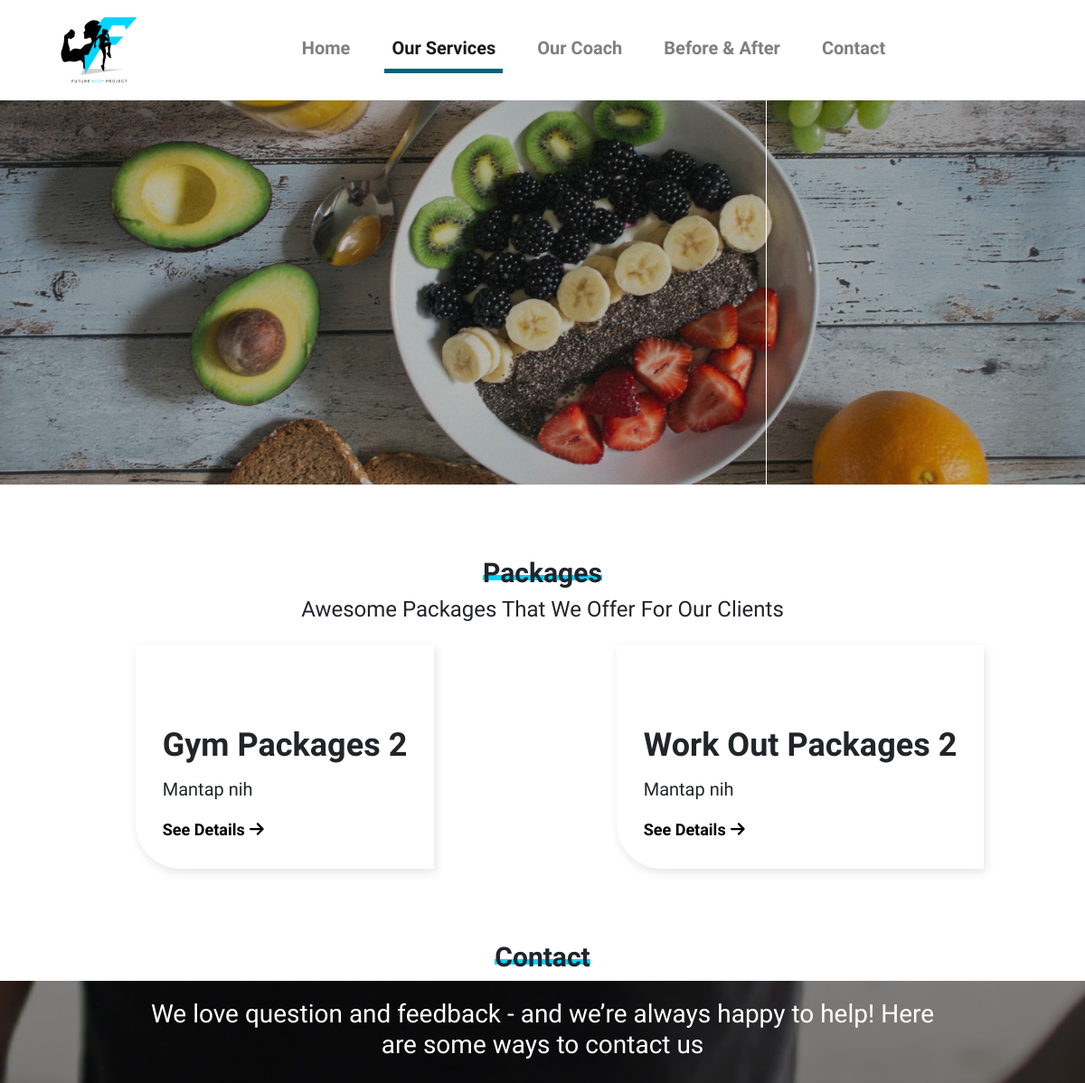
Before: /home/services (upper part) with the older database file.
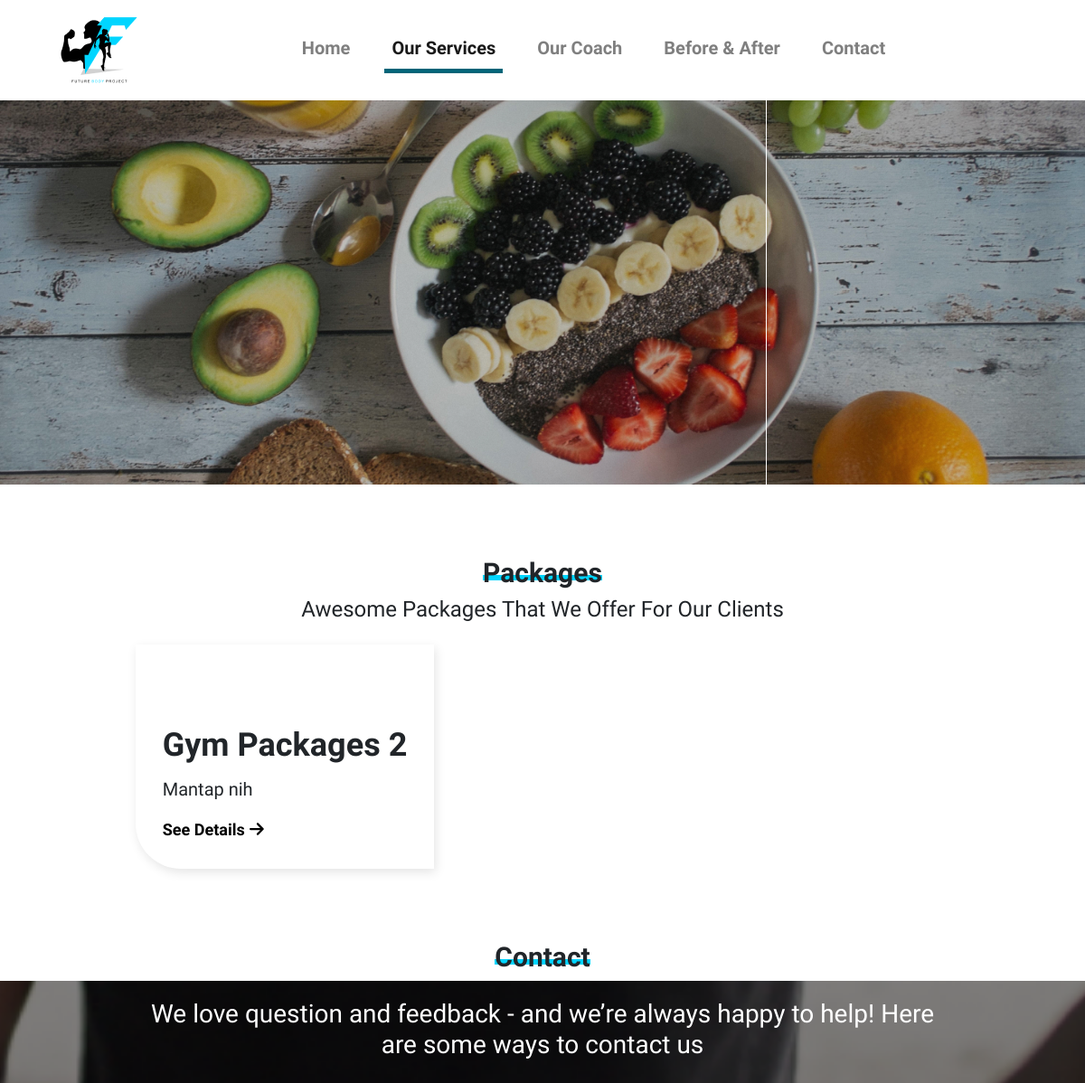
After: the same page with the newer database file.
### tables this page shows
CREATE TABLE `packages` (
  `id` int(11) NOT NULL,
  `title_packages` text NOT NULL,
  `slug` varchar(100) NOT NULL,
  `descriptions` text NOT NULL,
  `photos` varchar(255) NOT NULL,
  `created_at` timestamp NOT NULL DEFAULT CURRENT_TIMESTAMP
);

### app/core/Controller.php (called while the page is built, shortened)
<?php
class Controller
{
    public function view($view, $data = [])
    {
        require_once 'app/views/'. $view . '.php';
    }
    public function model($model)
    {
        return new $model;
    }
}

### app/controllers/home.php (called while the page is built, shortened)
<?php
class Home extends Controller
{
    public function services()
    {
        $data['title'] = 'Future Body Project - Services';
        $data['set_active'] = 'our-services';
        $data['packages'] = $this->model("Packages_model")->getAllPackages();
        $this->view('home/packages', $data);
    }
}

### app/core/App.php (called while the page is built, shortened)
<?php
class App
{
    protected $method = 'index';
    protected $params = [];
    public function __construct()
    {
        $url = $this->parseURL();
        if (file_exists('app/controllers/'. $url[0] .'.php')) {
            unset($url[0]);
        }
        $this->controller = new $this->controller;
        if (isset($url[1])) {
            if(method_exists($this->controller, $url[1])) {
                $this->method = $url[1];
            }
        }
        call_user_func_array([$this->controller, $this->method], $this->params);
    }
    public function parseURL()
    {
        if (isset($_GET['url'])) {
            $url = rtrim($_GET['url'], '/');
            $url = filter_var($url, FILTER_SANITIZE_URL);
            $url = explode('/', $url);
            return $url;
        }
    }
}

### index.php (called while the page is built, shortened)
<?php
$app = new App;

### app/core/Database.php (called while the page is built, shortened)
<?php
class Database
{
    private $host = DB_HOST;
    private $user = DB_USER;
    private $pass = DB_PASS;
    private $name = DB_NAME;
    private $dbh;
    private $stmt;
    public function __construct()
    {
        $dsn = 'mysql:host=' . $this->host . ';dbname=' . $this->name;
        $option = [
            PDO::ATTR_PERSISTENT => true,
            PDO::ATTR_ERRMODE => PDO::ERRMODE_EXCEPTION
        ];
        try {
            $this->dbh = new PDO($dsn, $this->user, $this->pass, $option);
        } catch (PDOException $e) {
            die($e->getMessage());
        }
    }
    public function query($query)
    {
        $this->stmt = $this->dbh->prepare($query);
    }
    public function execute()
    {
        $this->stmt->execute();
    }
    public function resultAll()
    {
        $this->execute();
        return $this->stmt->fetchAll(PDO::FETCH_ASSOC);
    }
}

### app/models/Packages_model.php (called while the page is built, shortened)
<?php
class Packages_model {
    private $db;
    public function __construct()
    {
        $this->db = new Database;
    }
    public function getAllPackages()
    {
        $this->db->query('SELECT * FROM packages');
        return $this->db->resultAll();
    }
}

### app/views/home/packages.php (the view, shortened to what this page needs)
<div id="carouselExampleSlidesOnly" class="carousel slide" data-ride="carousel">
    <div class="carousel-inner">
        <div class="carousel-item active" data-interval="4000">
            <img src="<?= baseurl ?>/assets/images/banner-services-1.jpg" class="d-block w-100" alt="..." />
        </div>
    </div>
</div>
<div class="container" style="margin-top: 5em">
    <div class="row">
        <div class="col-lg-12 col-md-12 text-center">
            <h2 class="text-title">
                <span class="underline-title-text">Packages</span>
            </h2>
            <h2 class="subtitle-text">
                Awesome Packages That We Offer For Our Clients
            </h2>
        </div>
    </div>
</div>
<div class="container">
    <div class="row">
        <?php foreach($data['packages'] as $packages) : ?>
        <div class="col-lg-6 col-md-6 col-sm-6 align-items-center justify-content-center d-flex" data-aos="fade-up"
            data-aos-anchor-placement="top-bottom" data-aos-duration="1000">
            <div class="card-pages-services card mt-3" style="max-width: 80%">
                <div class="row no-gutters">
                    <div class="col-lg-12 col-md-12 col-sm-12">
                    </div>
                    <div class="col-lg-12 col-md-12 col-sm-12">
                        <div class="card-body card-body-packages">
                            <h5 class="card-title title-packages-card"><?= $packages['title_packages']?></h5>
                            <p class="card-text subtitle-packages">
                                <?= $packages['descriptions']?>
                            </p>
                            <a href="<?= baseurl?>/home/details-packages/<?= $packages['slug']?>">See Details<i
                                    class="fas fa-arrow-right" style="margin-left: 5px; padding-top: 2px"></i></a>
                        </div>
                    </div>
                </div>
            </div>
        </div>
        <?php endforeach; ?>
    </div>
</div>
<div class="container-lg" style="margin-top: 5em">
    <div class="row">
        <div class="col-lg-12 col-md-12 text-center">
            <h2 class="text-title">
                <span class="underline-title-text">Contact</span>
            </h2>
        </div>
    </div>
</div>
<div class="bg-contact">
    <h1 class="subtitle-contact">
        We love question and feedback - and we’re always happy to help! Here
        <br />
        are some ways to contact us
    </h1>
</div>

Changed rows visible on the page:
removed packages: title_packages "Work Out Packages 2", descriptions "Mantap nih"
